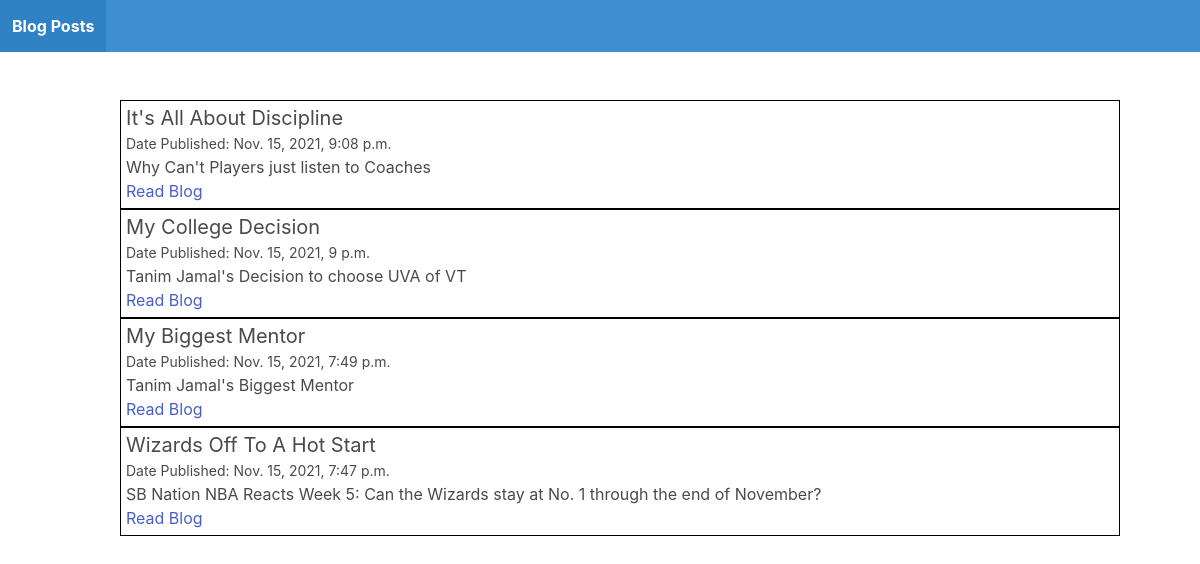
The page / on the database its author committed.
### blog/models.py (models this page shows)
class Post(models.Model):
    title = models.CharField(max_length=255)
    slug = models.SlugField()
    intro = models.TextField()
    body = models.TextField()
    date_added = models.DateTimeField(auto_now_add=True)
    class Meta:
    	ordering = ['-date_added']

### blog/views.py (the view)
# urls.py: path('', frontpage, name='frontpage'),
def frontpage(request):
    posts = Post.objects.all()
    return render(request, 'blog/frontpage.html', {'posts': posts})

### blog/templates/blog/frontpage.html
{% extends 'blog/base.html' %}
{% block content %}
	{% for post in posts %}
		<div class="post block" style="  width: 1000px; padding: 5px; border: 1px solid black; margin: 0;">
			<b><h2 class="subtitle" >{{ post.title }}</h2></b>
			<small>Date Published: {{ post.date_added }} </small>
			<p>{{ post.intro }}</p>
            <a href="{% url 'post_detail' post.slug %}">Read Blog</a>
		</div>
	{% endfor %}
{% endblock %}

### blog/templates/blog/base.html (shortened to what this page needs)
<!DOCTYPE html>
<html>
  <head>
    <link rel="stylesheet" href="https://cdn.jsdelivr.net/npm/bulma@0.9.1/css/bulma.min.css">
  </head>
  <body>
    <nav class="navbar is-info">
      <div class="navbar-brand">
        <a href="/" class="navbar-item"><strong>Blog Posts</strong></a>
      </div>
    </nav>
    <section class="section">
      <div class="container">
        {% block content %}
        {% endblock %}
      </div>
    </section>
  </body>
</html>

### rows shown on the page
Post: title "It's All About Discipline", date_added "Nov. 15, 2021, 9:08 p.m.", intro "Why Can't Players just listen to Coaches"
Post: title "My College Decision", date_added "Nov. 15, 2021, 9 p.m.", intro "Tanim Jamal's Decision to choose UVA of VT"
Post: title "My Biggest Mentor", date_added "Nov. 15, 2021, 7:49 p.m.", intro "Tanim Jamal's Biggest Mentor"
Post: title "Wizards Off To A Hot Start", date_added "Nov. 15, 2021, 7:47 p.m.", intro "SB Nation NBA Reacts Week 5: Can the Wizards stay at No. 1 through the end of November?"
